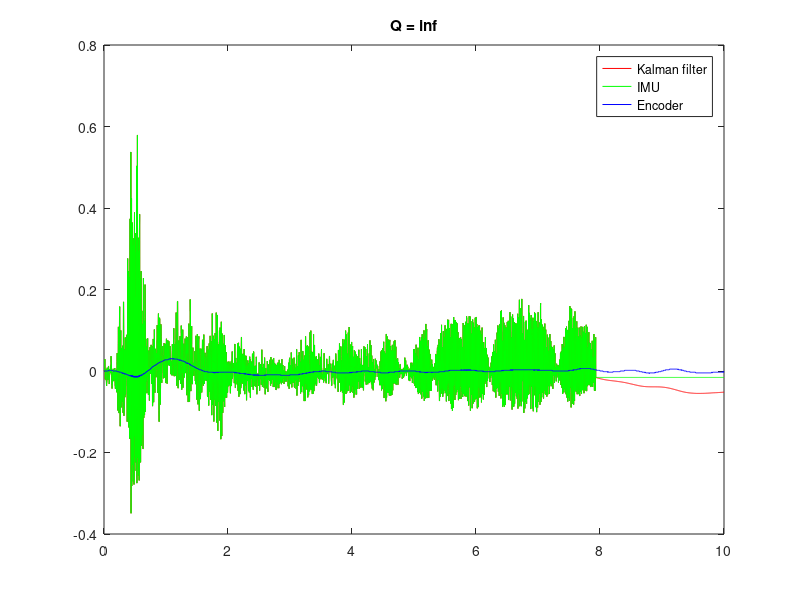

Here is the MATLAB script that generated this plot:
%Tror vi må ta dissa målingene her på nytt !!
clc
clear
close
Data = load('KalmanPitchInf.mat');
figure(1);
plot(Data.ans(1,:), Data.ans(2,:),'r')

hold on

plot(Data.ans(1,:), Data.ans(3,:),'g')


hold on
plot(Data.ans(1,:), Data.ans(4,:),'b')

title('Q = inf');
legend('Kalman filter','IMU','Encoder','Location','best');
hold off